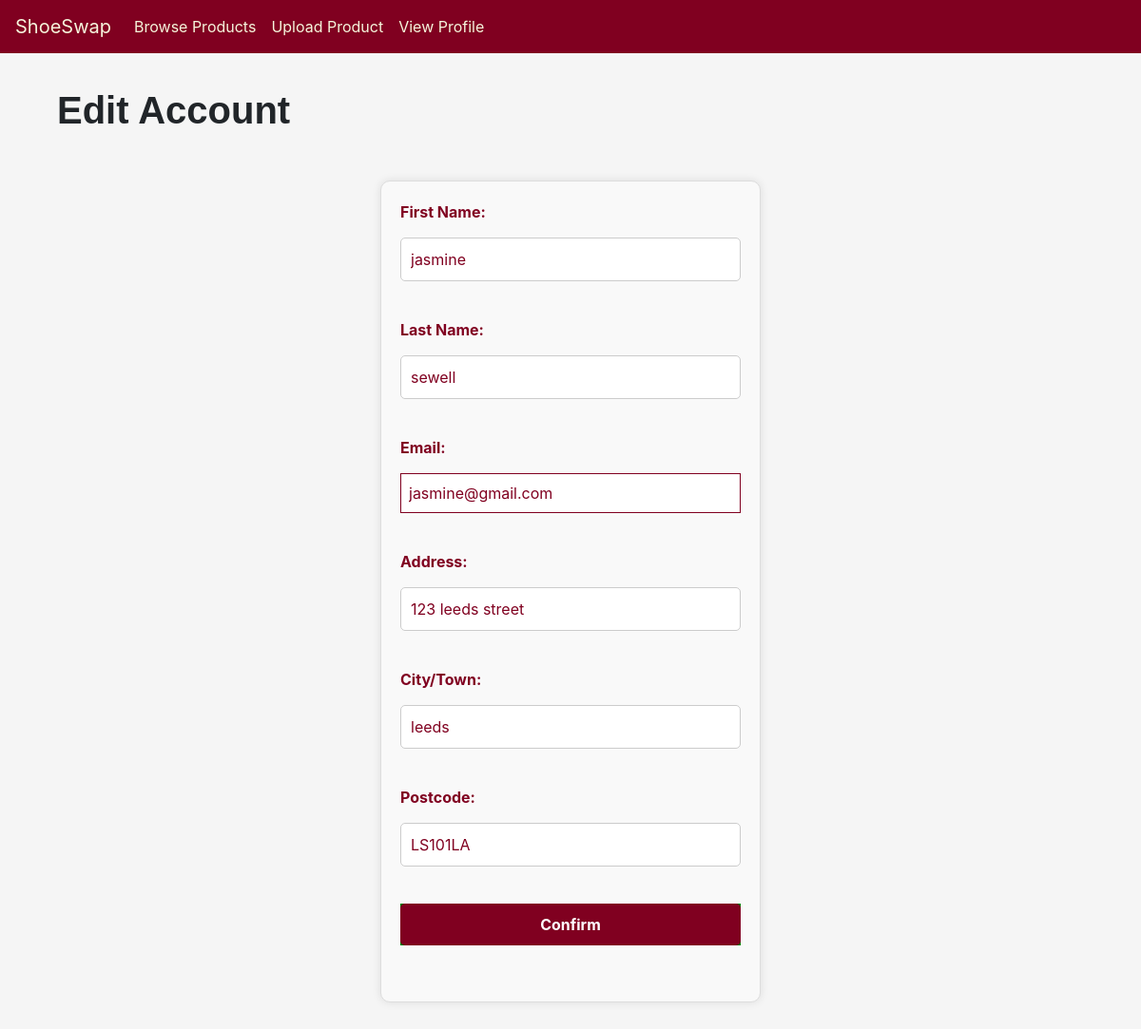
The page /edit-account/3 on the database its author committed.
### app/models.py (models this page shows)
class Customers(UserMixin, db.Model):
    __tablename__='Customers'
    id = db.Column(db.Integer, primary_key=True)
    first_name = db.Column(db.String(30), nullable=False)
    last_name = db.Column(db.String(30), nullable=False)
    email = db.Column(db.String(100), unique=True, nullable=False)
    password = db.Column(db.String(200), nullable=False)

class Addresses(db.Model):
    __tablename__='Addresses'
    id = db.Column(db.Integer, primary_key=True)
    customer_id = db.Column(db.Integer, db.ForeignKey('Customers.id'), nullable=False)
    address_line1 = db.Column(db.String(100), nullable=False)
    city = db.Column(db.String(30), nullable=False)
    postcode = db.Column(db.String(10), nullable=False)

### app/views.py (the view, shortened to what this page needs)
@app.route('/edit-account/<int:id>', methods=['GET', 'POST'])
def editaccount(id):
    form=EditAccountForm()
    user= models.Customers.query.get(id)
    address = models.Addresses.query.filter_by(customer_id=id).first()
    if request.method == 'GET':
        form.first_name.data = user.first_name
        form.last_name.data = user.last_name
        form.email.data = user.email
        form.address_line1.data = address.address_line1
        form.city.data = address.city
        form.postcode.data = address.postcode
    return render_template("sign-up.html", title="Edit Details", form=form, new=False)

### app/forms.py
class EditAccountForm(FlaskForm):
    first_name = StringField('First Name', validators=[DataRequired(), Length(2, 30, message='i.e. John')])
    last_name = StringField('Last Name', validators=[DataRequired(), Length(2, 30, message='i.e. Doe')])
    email = EmailField('Email Address', validators=[DataRequired(), Email(), Length(10, 50, message='i.e. johndoe@gmail.com')])
    address_line1 = StringField('Address Line 1', validators=[DataRequired(), Length(2, 30, message="i.e. 123 Malory Street")])
    city = StringField('City', validators=[DataRequired(), Length(2, 30, message='i.e. Leeds')])
    postcode = StringField('Postcode', validators=[DataRequired(), Regexp(r'^[A-Z0-9 ]{5,8}$', message='Invalid postcode format.')])
    submit = SubmitField('Confirm')

### app/templates/sign-up.html (shortened to what this page needs)
{% extends "base.html" %}
 {% block content %}
 {% if new==True %}
    <h1 class="info">Sign Up</h1>
 {% else %}
    <h1 class="info">Edit Account</h1>
 {% endif %}
    <form action="" method="POST" id="login-signup">
        <div class="form-attributes">
            <p>
                <label>First Name:
                <div class="input">{{ form.first_name }}</div></label> <br>
            </p>
            <p>
                <label>Last Name:
                    <div class="input">{{ form.last_name }}</div></label><br>
            </p>
            <p>
                <label>Email:
                    <div class="input">{{ form.email }}</div></label> <br>
            </p>
            <p>
                <label>Address:
                <div class="input">{{ form.address_line1 }}</div></label><br>
            </p>
            <p>
                <label>City/Town:
                <div class="input">{{ form.city }}</div></label><br>
            </p>
            <p>
                <label>Postcode:
                <div class="input">{{ form.postcode }}</div></label><br>
            </p>
            <p>
                <label>
                <div class="submit">{{ form.submit }}</div></label><br>
            </p>
        </div>
    </form>
{% endblock %}

### app/static/base_styles.css (style rules this page uses)
html body { min-width: 480px; width:100%; background-color: whitesmoke; }
.info { padding-top: 3%; padding-left: 5%; font-family:'Gill Sans', 'Gill Sans MT', Calibri, 'Trebuchet MS', sans-serif; font-weight: bolder; }
#login-signup { width: 100%; padding: 5%; max-width: 400px; margin: 50px auto; padding: 20px; border: 1px solid #ddd; border-radius: 10px; background-color: #f9f9f9; box-shadow: 0 0 10px rgba(0, 0, 0, 0.1); }
#login-signup .form-attributes p { margin-bottom: 15px; }
#login-signup label { display: block; margin-bottom: 5px; font-weight: bold; color:#800020; }
#login-signup input { width: 100%; box-sizing: border-box; border: #800020 1px solid; padding: 8px; color:#800020; }
#login-signup input[type="text"], #login-signup input[type="password"] { width: 100%; padding: 10px; border: 1px solid #ccc; border-radius: 5px; box-sizing: border-box; }
#login-signup input[type="submit"] { width: 100%; padding: 10px; border: none; border-radius: 5px; background-color: #800020; color: white; font-weight: bold; cursor: pointer; }
.submit { background-color: green; }

### rows shown on the page
Customers: first_name "jasmine", last_name "sewell", email "jasmine@gmail.com"
Addresses: address_line1 "123 leeds street", city "leeds", postcode "LS101LA"
